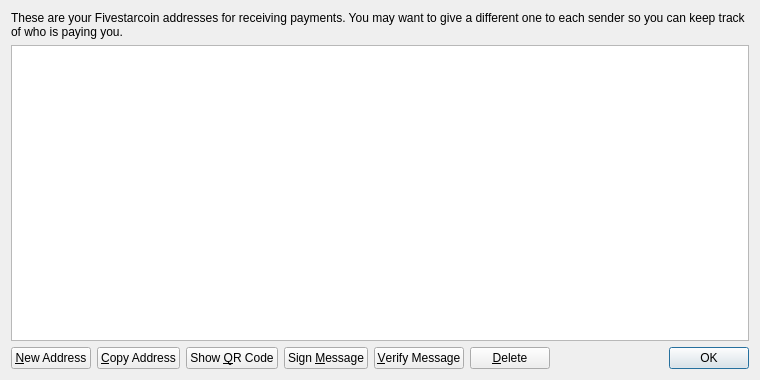
<?xml version="1.0" encoding="UTF-8"?>
<ui version="4.0">
 <class>AddressBookPage</class>
 <widget class="QWidget" name="AddressBookPage">
  <property name="geometry">
   <rect>
    <x>0</x>
    <y>0</y>
    <width>760</width>
    <height>380</height>
   </rect>
  </property>
  <property name="windowTitle">
   <string>Address Book</string>
  </property>
  <layout class="QVBoxLayout" name="verticalLayout">
   <item>
    <widget class="QLabel" name="labelExplanation">
     <property name="text">
      <string>These are your Fivestarcoin addresses for receiving payments. You may want to give a different one to each sender so you can keep track of who is paying you.</string>
     </property>
     <property name="textFormat">
      <enum>Qt::PlainText</enum>
     </property>
     <property name="wordWrap">
      <bool>true</bool>
     </property>
    </widget>
   </item>
   <item>
    <widget class="QTableView" name="tableView">
     <property name="contextMenuPolicy">
      <enum>Qt::CustomContextMenu</enum>
     </property>
     <property name="toolTip">
      <string>Double-click to edit address or label</string>
     </property>
     <property name="tabKeyNavigation">
      <bool>false</bool>
     </property>
     <property name="alternatingRowColors">
      <bool>true</bool>
     </property>
     <property name="selectionMode">
      <enum>QAbstractItemView::SingleSelection</enum>
     </property>
     <property name="selectionBehavior">
      <enum>QAbstractItemView::SelectRows</enum>
     </property>
     <property name="sortingEnabled">
      <bool>true</bool>
     </property>
     <attribute name="verticalHeaderVisible">
      <bool>false</bool>
     </attribute>
    </widget>
   </item>
   <item>
    <layout class="QHBoxLayout" name="horizontalLayout">
     <item>
      <widget class="QPushButton" name="newAddressButton">
       <property name="toolTip">
        <string>Create a new address</string>
       </property>
       <property name="text">
        <string>&amp;New Address</string>
       </property>
       <property name="icon">
        <iconset resource="../bitcoin.qrc">
         <normaloff>:/icons/add</normaloff>:/icons/add</iconset>
       </property>
      </widget>
     </item>
     <item>
      <widget class="QPushButton" name="copyToClipboard">
       <property name="toolTip">
        <string>Copy the currently selected address to the system clipboard</string>
       </property>
       <property name="text">
        <string>&amp;Copy Address</string>
       </property>
       <property name="icon">
        <iconset resource="../bitcoin.qrc">
         <normaloff>:/icons/editcopy</normaloff>:/icons/editcopy</iconset>
       </property>
      </widget>
     </item>
     <item>
      <widget class="QPushButton" name="showQRCode">
       <property name="text">
        <string>Show &amp;QR Code</string>
       </property>
       <property name="icon">
        <iconset resource="../bitcoin.qrc">
         <normaloff>:/icons/qrcode</normaloff>:/icons/qrcode</iconset>
       </property>
      </widget>
     </item>
     <item>
      <widget class="QPushButton" name="signMessage">
       <property name="toolTip">
        <string>Sign a message to prove you own a Fivestarcoin address</string>
       </property>
       <property name="text">
        <string>Sign &amp;Message</string>
       </property>
       <property name="icon">
        <iconset resource="../bitcoin.qrc">
         <normaloff>:/icons/edit</normaloff>:/icons/edit</iconset>
       </property>
      </widget>
     </item>
     <item>
      <widget class="QPushButton" name="verifyMessage">
       <property name="toolTip">
        <string>Verify a message to ensure it was signed with a specified Fivestarcoin address</string>
       </property>
       <property name="text">
        <string>&amp;Verify Message</string>
       </property>
       <property name="icon">
        <iconset resource="../bitcoin.qrc">
         <normaloff>:/icons/transaction_0</normaloff>:/icons/transaction_0</iconset>
       </property>
      </widget>
     </item>
     <item>
      <widget class="QPushButton" name="deleteButton">
       <property name="toolTip">
        <string>Delete the currently selected address from the list</string>
       </property>
       <property name="text">
        <string>&amp;Delete</string>
       </property>
       <property name="icon">
        <iconset resource="../bitcoin.qrc">
         <normaloff>:/icons/remove</normaloff>:/icons/remove</iconset>
       </property>
      </widget>
     </item>
     <item>
      <spacer name="horizontalSpacer">
       <property name="orientation">
        <enum>Qt::Horizontal</enum>
       </property>
       <property name="sizeHint" stdset="0">
        <size>
         <width>40</width>
         <height>20</height>
        </size>
       </property>
      </spacer>
     </item>
     <item>
      <widget class="QDialogButtonBox" name="buttonBox">
       <property name="sizePolicy">
        <sizepolicy hsizetype="Maximum" vsizetype="Fixed">
         <horstretch>0</horstretch>
         <verstretch>0</verstretch>
        </sizepolicy>
       </property>
       <property name="standardButtons">
        <set>QDialogButtonBox::Ok</set>
       </property>
      </widget>
     </item>
    </layout>
   </item>
  </layout>
 </widget>
 <resources>
  <include location="../bitcoin.qrc"/>
 </resources>
 <connections/>
</ui>
